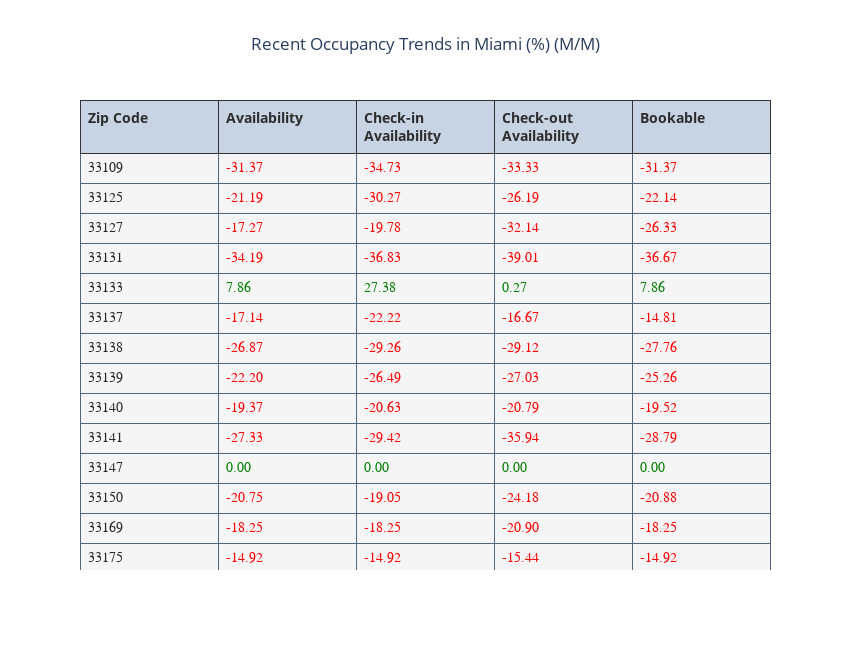

Write notebook code for a chart like this one.
### Code cell
florida_occ_trends = occ_trend_wloc[occ_trend_wloc['State'] == 'FL']
florida_occ_trends_zip = florida_occ_trends.groupby('zipcode').mean(['available_delta_pct','available_for_checkin_delta_pct','available_for_checkout_delta_pct','bookable_delta_pct']).reset_index()
florida_occ_trends_city = florida_occ_trends.groupby('City').mean(['available_delta_pct','available_for_checkin_delta_pct','available_for_checkout_delta_pct','bookable_delta_pct']).reset_index()
"""
florida_price_trends_fig = go.Figure()
florida_price_trends_fig.add_trace(go.Scatter(x=price_data_date['check_in'], y=price_data_date['cleaning_fee'],
                    mode='lines',
                    name='Cleaning Fee'))
florida_price_trends_fig.add_trace(go.Scatter(x=price_data_date['check_in'], y=price_data_date['service_fee'],
                    mode='lines',
                    name='Service Fee'))
florida_price_trends_fig.add_trace(go.Scatter(x=price_data_date['check_in'], y=price_data_date['total_price'],
                    mode='lines', 
                    name='Total Price'))
florida_price_trends_fig.update_layout(title_text="Pricing Data by Pull Time", xaxis_title='Date', yaxis_title='Price ($)')
filename = "newsletter_features/florida_price_trends_fig_june19.png"
florida_price_trends_fig.write_image(filename, engine='kaleido', width=2000, height=500)
florida_price_trends_fig.show()
"""
import plotly.graph_objects as go

zips = florida_occ_trends_zip['zipcode']
vals = [florida_occ_trends_zip['available_delta_pct'], florida_occ_trends_zip['available_for_checkin_delta_pct'], florida_occ_trends_zip['available_for_checkout_delta_pct'], florida_occ_trends_zip['bookable_delta_pct']]
font_color = ['rgb(40,40,40)'] +  [['rgb(255,0,0)' if v < 0 else 'rgb(0,125,0)' for v in vals[k]] for k in range(4)]

table_trace = go.Table(
                 columnwidth= [50]+[50]+[50]+[50]+[50],
                 columnorder=[0, 1, 2, 3, 4],
                 header = dict(height = 40,
                               values = [['<b>Zip Code</b>'], ['<b>Availability</b>'], ['<b>Check-in Availability</b>'], ['<b>Check-out Availability</b>'],['<b>Bookable</b>']],
                               line = dict(color='rgb(50,50,50)'),
                               align = ['left']*5,
                               font = dict(color=['rgb(45,45,45)']*4, size=14),
                             
                              ),
                 cells = dict(values = [zips, vals[0], vals[1], vals[2], vals[3]],
                              line = dict(color='#506784'),
                              align = ['left']*5,
                              
                              font = dict(family="Arial", size=14, color=font_color),
                              format = [None, ",.2f"],  #add % sign here
                              height = 30,
                              fill = dict(color='rgb(245,245,245)'))
                             )
                 

layout = go.Layout(width=850, height=650, autosize=False, 
              title_text='Recent Occupancy Trends in Miami (%) (M/M)',
                   title_x=0.5, showlegend=False)
florda_occ_trend_fig = go.Figure(data=[table_trace], layout=layout)
filename = "newsletter_features/florida_occ_trends_table_june19.png"
florda_occ_trend_fig.write_image(filename, engine='kaleido', width=875, height=700)
florda_occ_trend_fig.show()

# Look to do one price value and look and price change by day of the week

### Figure 1 — Plotly figure (JSON) as saved in the notebook; plotly's stock layout.template omitted (floating-point values rounded to 4 significant figures)
{"data": [{"cells": {"align": ["left", "left", "left", "left", "left"], "fill": {"color": "rgb(245,245,245)"}, "font": {"color": ["rgb(40,40,40)", ["rgb(255,0,0)", "rgb(255,0,0)", "rgb(255,0,0)", "rgb(255,0,0)", "rgb(0,125,0)", "rgb(255,0,0)", "rgb(255,0,0)", "rgb(255,0,0)", "rgb(255,0,0)", "rgb(255,0,0)", "rgb(0,125,0)", "rgb(255,0,0)", "rgb(255,0,0)", "rgb(255,0,0)"], ["rgb(255,0,0)", "rgb(255,0,0)", "rgb(255,0,0)", "rgb(255,0,0)", "rgb(0,125,0)", "rgb(255,0,0)", "rgb(255,0,0)", "rgb(255,0,0)", "rgb(255,0,0)", "rgb(255,0,0)", "rgb(0,125,0)", "rgb(255,0,0)", "rgb(255,0,0)", "rgb(255,0,0)"], ["rgb(255,0,0)", "rgb(255,0,0)", "rgb(255,0,0)", "rgb(255,0,0)", "rgb(0,125,0)", "rgb(255,0,0)", "rgb(255,0,0)", "rgb(255,0,0)", "rgb(255,0,0)", "rgb(255,0,0)", "rgb(0,125,0)", "rgb(255,0,0)", "rgb(255,0,0)", "rgb(255,0,0)"], ["rgb(255,0,0)", "rgb(255,0,0)", "rgb(255,0,0)", "rgb(255,0,0)", "rgb(0,125,0)", "rgb(255,0,0)", "rgb(255,0,0)", "rgb(255,0,0)", "rgb(255,0,0)", "rgb(255,0,0)", "rgb(0,125,0)", "rgb(255,0,0)", "rgb(255,0,0)", "rgb(255,0,0)"]], "family": "Arial", "size": 14}, "format": [null, ",.2f"], "height": 30, "line": {"color": "#506784"}, "values": [[33109, 33125, 33127, 33131, 33133, 33137, 33138, 33139, 33140, 33141, 33147, 33150, 33169, 33175], [-31.37, -21.19, -17.27, -34.19, 7.857, -17.14, -26.87, -22.2, -19.37, -27.33, 0, -20.75, -18.25, -14.92], [-34.73, -30.27, -19.78, -36.83, 27.38, -22.22, -29.26, -26.49, -20.63, -29.42, 0, -19.05, -18.25, -14.92], [-33.33, -26.19, -32.14, -39.01, 0.2734, -16.67, -29.12, -27.03, -20.79, -35.94, 0, -24.18, -20.9, -15.44], [-31.37, -22.14, -26.33, -36.67, 7.857, -14.81, -27.76, -25.26, -19.52, -28.79, 0, -20.88, -18.25, -14.92]]}, "columnorder": [0, 1, 2, 3, 4], "columnwidth": [50, 50, 50, 50, 50], "header": {"align": ["left", "left", "left", "left", "left"], "font": {"color": ["rgb(45,45,45)", "rgb(45,45,45)", "rgb(45,45,45)", "rgb(45,45,45)"], "size": 14}, "height": 40, "line": {"color": "rgb(50,50,50)"}, "values": [["<b>Zip Code</b>"], ["<b>Availability</b>"], ["<b>Check-in Availability</b>"], ["<b>Check-out Availability</b>"], ["<b>Bookable</b>"]]}, "type": "table"}], "layout": {"autosize": false, "height": 650, "showlegend": false, "title": {"text": "Recent Occupancy Trends in Miami (%) (M/M)", "x": 0.5}, "width": 850}}
